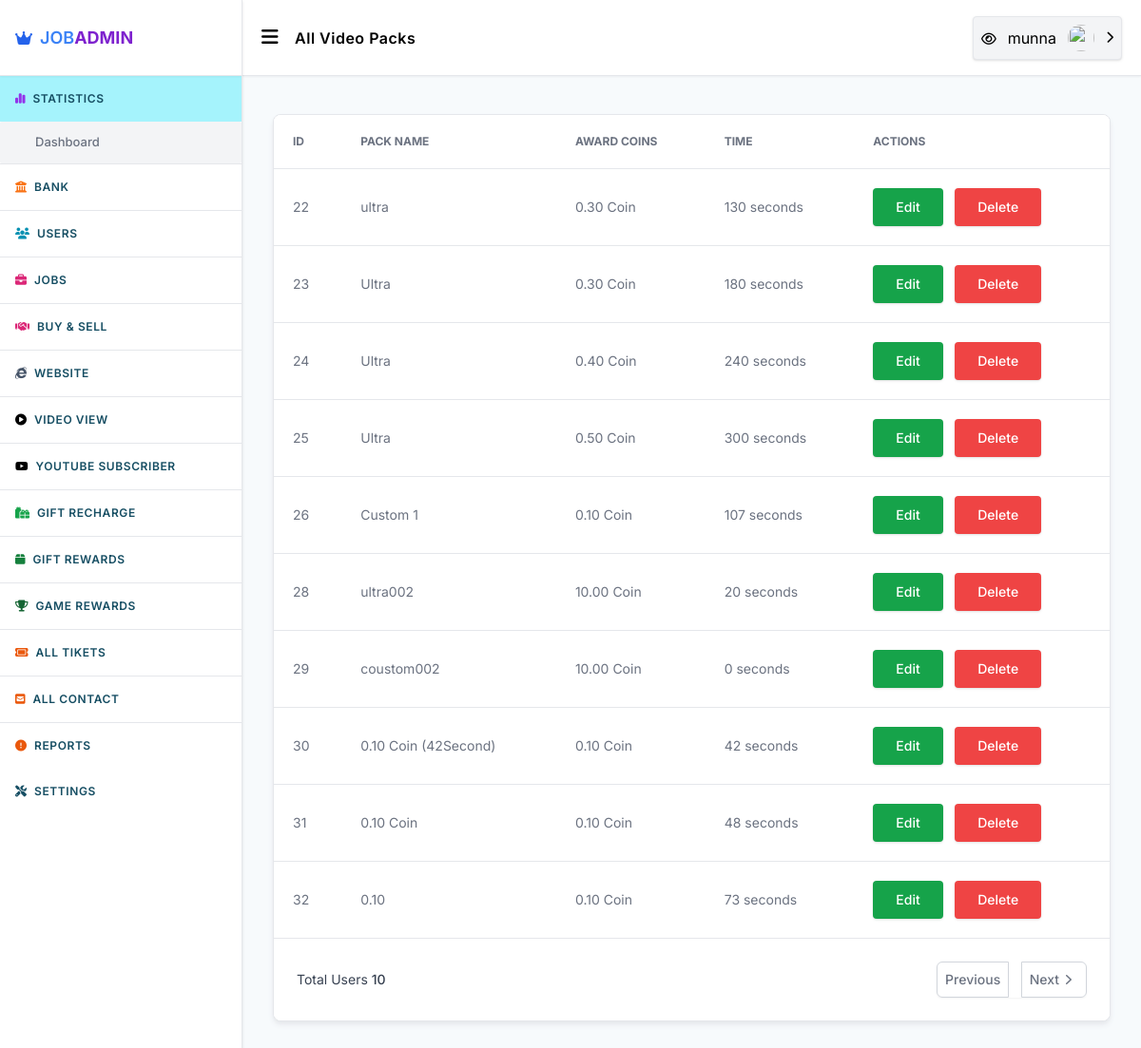
Page /admin/all-video-packs.php (signed in) on the committed database.
### tables this page shows
CREATE TABLE `users` (
  `id` int(11) UNSIGNED NOT NULL,
  `mobile` varchar(55) NOT NULL,
  `fullname` varchar(25) NOT NULL,
  `email` varchar(255) NOT NULL,
  `password` varchar(128) NOT NULL,
  `coins` decimal(10,2) NOT NULL DEFAULT 0.00,
  `image` varchar(999) NOT NULL,
  `totalarn` decimal(10,2) NOT NULL,
  `admin` smallint(3) UNSIGNED NOT NULL DEFAULT 0,
  `country` varchar(255) NOT NULL,
  `address` varchar(999) NOT NULL,
  `city` varchar(500) NOT NULL,
  `zipcod` varchar(50) NOT NULL,
  `datebirth` varchar(55) NOT NULL,
  `facebook` text NOT NULL,
  `twiter` varchar(999) NOT NULL,
  `reg_time` int(11) UNSIGNED NOT NULL DEFAULT 0,
  `last_activity` int(11) UNSIGNED NOT NULL DEFAULT 0,
  `ref` int(11) UNSIGNED NOT NULL DEFAULT 0,
  `reg_ip` varchar(64) NOT NULL DEFAULT '0',
  `log_ip` varchar(64) NOT NULL,
  `activate` varchar(32) NOT NULL DEFAULT '0',
  `disabled` smallint(1) UNSIGNED NOT NULL DEFAULT 0
);

CREATE TABLE `vad_packs` (
  `id` int(11) UNSIGNED NOT NULL,
  `name` varchar(32) NOT NULL,
  `coins` decimal(4,2) UNSIGNED NOT NULL DEFAULT 0.00,
  `time` int(3) UNSIGNED NOT NULL DEFAULT 0,
  `activity` int(11) NOT NULL
);

### admin/all-video-packs.php (the view, shortened to what the rows shown need)
<?php
  require_once"common/header.php";
  if(isset($_GET['strt'])&& is_numeric($_GET['strt'])){
  $start=$_GET['strt'];
  }else{
    $start=0;
  }
  $videopc=_getAllData($db,"SELECT * FROM vad_packs WHERE activity=1 ORDER BY id ASC LIMIT $start,25");
?>
<div class="x_container space-y-10 py-10">
    <div class="flex flex-col rounded-lg shadow-md border border-[
        ] shadow-gray-200 bg-white">
        <div class="overflow-x-auto rounded-lg">
            <div class="inline-block min-w-full align-middle">
                <div class="overflow-auto bg-white">
                    <table class="min-w-full divide-y divide-gray-200 table-fixed">
                        <thead class="bg-white">
                            <tr>
                                <th scope="col"
                                    class="p-4 text-xs font-medium text-left text-gray-500 uppercase lg:p-5"> ID </th>
                                <th scope="col"
                                    class="p-4 text-xs font-medium text-left text-gray-500 uppercase lg:p-5"> Pack
                                    Name </th>
                                <th scope="col"
                                    class="p-4 text-xs font-medium text-left text-gray-500 uppercase lg:p-5"> Award
                                    Coins </th>
                                <th scope="col"
                                    class="p-4 text-xs font-medium text-left text-gray-500 uppercase lg:p-5"> Time
                                </th>
                                <th scope="col"
                                    class="p-4 text-xs font-medium text-left text-gray-500 uppercase lg:p-5"> Actions
                                </th>
                            </tr>
                        </thead>
                        <tbody class="bg-white divide-y divide-gray-200">
                            <?php
                    foreach($videopc as $p){ ?>
                            <tr class="hover:bg-gray-100">
                                <td class="p-4 text-sm font-normal text-gray-500 whitespace-nowrap lg:p-5">
                                    <?= $p['id'] ?> </td>
                                <td class="p-4 text-sm font-normal text-gray-500 whitespace-nowrap lg:p-5">
                                    <?= $p['name'] ?> </td>
                                <td class="p-4 text-sm font-normal text-gray-500 whitespace-nowrap lg:p-5">
                                    <?= $p['coins'] ?> Coin </td>
                                <td class="p-4 text-sm font-normal text-gray-500 whitespace-nowrap lg:p-5">
                                    <?= $p['time'] ?> seconds </td>
                                <td class="p-4 space-x-2 whitespace-nowrap lg:p-5">
                                    <a href="./edit-video-pack.php?id=<?=$p['id'] ?>" type="button"
                                        class="btn bg-green-600 w-fit text-white">Edit</a>
                                    <button onclick="userid(<?= $p['id'] ?>)" data-target="delete_pack" type="button"
                                        class="popup_show btn bg-red-500 w-fit text-white">Delete</button>
                                </td>
                            </tr>
                            <?php } ?>
                        </tbody>
                    </table>
                </div>
            </div>
        </div>
    </div>
</div>
</div>
</main>
</body>
</html>

### admin/common/header.php (shortened to what the rows shown need)
<?php
	require_once"../system/functions.php";
?>
<!DOCTYPE html>
<html lang="en">
<head>
    <link rel="stylesheet" href="css/styles.css">
    <link rel="stylesheet" href="../assets/css/jquery-confirm.min.css">
    <link rel="stylesheet" href="css/styles.css">
</head>
<body>
    <main class="flex p-0 m-0 justify-between w-full h-screen overflow-hidden">
        <div class="w-full h-screen overflow-auto">
            <header class="h-20 bg-white z-40 sticky top-0 left-0 right-0 shadow-sm border-b">
                <div class="h-full flex items-center relative justify-between px-5 xl:px-10">
                    <div class="flex items-center justify-center gap-x-3 sm:gap-x-4">
                        <div class="relative w-fit z-50"><button type="button"
                                class="header_options_toggler w-full p-2 rounded bg-gray-100 shadow border flex items-center justify-center gap-x-3">
                                <a target="_blank" href="https://joblessbd.com/">
                                    <span class="text-sm font-medium"><i class="fa fa-eye"></i></span></a>
                                <span>
                                    <?= $data['fullname'] ?> </span><img class="h-7 w-7 rounded-full"
                                    src="https://firebasestorage.googleapis.com/v0/b/bs-game-topup.appspot.com/o/images%2Fimages.png?alt=media&amp;token=f46fd874-00f4-48fe-a8ac-c43abf380491"
                                    alt=""> <small class="header_options_icon transition-all transform"><i
                                        class="fa-solid fa-chevron-right"></i></small>
                            </button>
                        </div>
                    </div>
                </div>
            </header>

### rows in the picture
users: fullname "munna"
vad_packs: id "22", name "ultra", coins "0.30", time "130"
vad_packs: id "23", name "Ultra", coins "0.30", time "180"
vad_packs: id "24", name "Ultra", coins "0.40", time "240"
vad_packs: id "25", name "Ultra", coins "0.50", time "300"
vad_packs: id "26", name "Custom 1", coins "0.10", time "107"
vad_packs: id "28", name "ultra002", coins "10.00", time "20"
vad_packs: id "29", name "coustom002", coins "10.00", time "0"
vad_packs: id "30", name "0.10 Coin (42Second)", coins "0.10", time "42"
vad_packs: id "31", name "0.10 Coin", coins "0.10", time "48"
vad_packs: id "32", name "0.10", coins "0.10", time "73"

### other values in the picture
$config['site_name'] "JOB"
count($videopc) "10"
